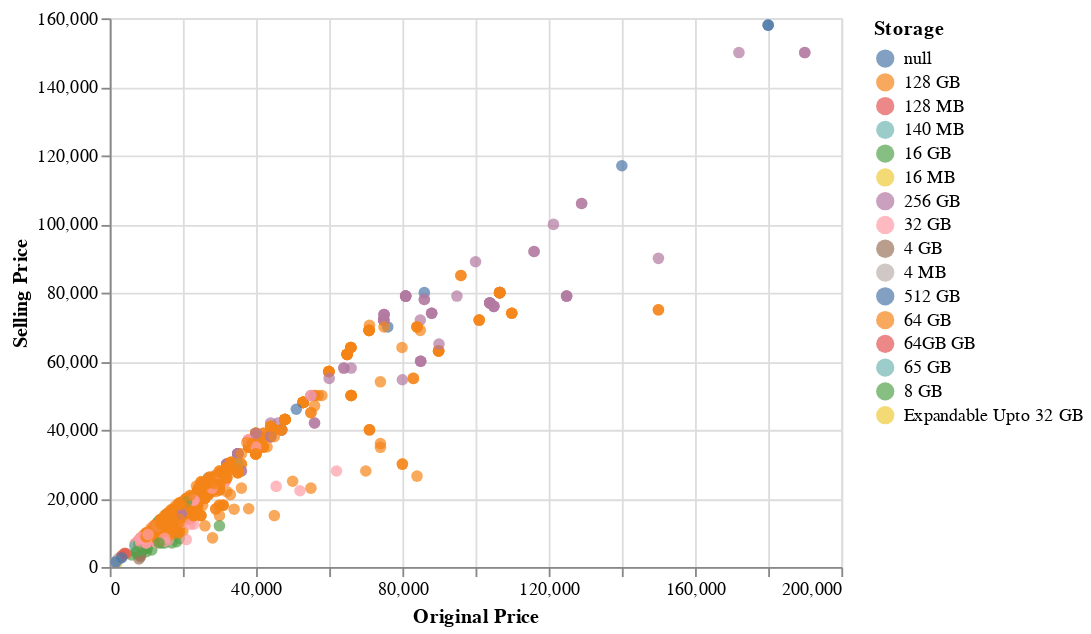

Write notebook code for a chart like this one.
### Code cell
alt.Chart(df).mark_point(filled=True,size=40).encode(
    x='Original Price',
    y='Selling Price',
    color='Storage',
    tooltip=['Storage', 'Selling Price', 'Original Price']
).interactive()

### Figure 1 — Vega-Lite specification as saved in the notebook (floating-point values rounded to 4 significant figures; data arrays with more than 128 entries replaced by an {"elided": "..."} marker saying what was removed)
{"config": {"view": {"continuousWidth": 400, "continuousHeight": 300}}, "data": {"name": "data-d73378b37b0510dd58f03ed057c9fe37"}, "mark": {"type": "point", "filled": true, "size": 40}, "encoding": {"color": {"type": "nominal", "field": "Storage"}, "tooltip": [{"type": "nominal", "field": "Storage"}, {"type": "quantitative", "field": "Selling Price"}, {"type": "quantitative", "field": "Original Price"}], "x": {"type": "quantitative", "field": "Original Price"}, "y": {"type": "quantitative", "field": "Selling Price"}}, "selection": {"selector003": {"type": "interval", "bind": "scales", "encodings": ["x", "y"]}}, "$schema": "https://vega.github.io/schema/vega-lite/v4.8.1.json", "datasets": {"data-d73378b37b0510dd58f03ed057c9fe37": {"elided": "2647 records"}}}
